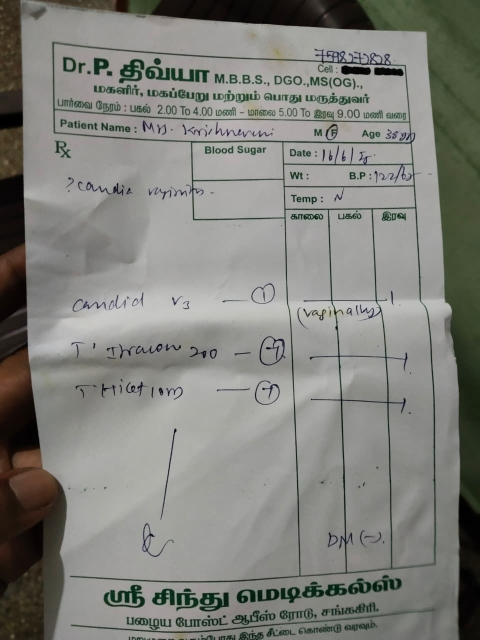
#> input picture uploads/48301a58-c3ef-4eb9-accf-9a5237ebcb71.jpg, 960 x 1280 px (shown at 1/2 size)
$ python -i image_forensics.py   (imports and definitions only)
#> lines starting #> are read from the running program, lines starting #| are printed output that depends on the picture; after the words box and inside, x2 and y2 are one past the last pixel; in counts of white or black regions, pixels touching at a corner belong together
"""
Image forensics utilities for detecting fake prescriptions.
"""
import cv2
import numpy as np
import os
from PIL import Image
import io
from typing import Tuple, Dict, List, Any

def check_image_metadata(image_path: str) -> Dict[str, Any]:
    """
    Analyze image metadata for signs of tampering or editing.

    Args:
        image_path: Path to the image file

    Returns:
        Dictionary with metadata analysis results
    """
    result = {
        'metadata_present': False,
        'edited': False,
        'editing_software': None,
        'creation_date': None,
        'modification_date': None,
        'suspicious_flags': []
    }

    try:
        # Use PIL to extract metadata
        img = Image.open(image_path)
#> img is the input picture: PIL image 960x1280 RGB; mean R, G, B 129.2, 129.6, 124.4
        exif_data = img._getexif()

        if exif_data:
            result['metadata_present'] = True

            # Check for editing software
            if 305 in exif_data:  # Software tag
                result['editing_software'] = exif_data[305]
                if any(editor in exif_data[305] for editor in ['photoshop', 'gimp', 'paint', 'editor']):
                    result['edited'] = True
                    result['suspicious_flags'].append(f"Edited with {exif_data[305]}")

            # Check creation date
            if 36867 in exif_data:  # DateTimeOriginal tag
                result['creation_date'] = exif_data[36867]

            # Check modification date
            if 306 in exif_data:  # DateTime tag
                result['modification_date'] = exif_data[306]

                # If modification date is significantly different from creation date
                if result['creation_date'] and result['modification_date'] != result['creation_date']:
                    result['suspicious_flags'].append("Creation and modification dates differ")
        else:
            result['suspicious_flags'].append("No metadata found - possible sign of metadata removal")

    except Exception as e:
        result['suspicious_flags'].append(f"Error analyzing metadata: {str(e)}")

    return result

def detect_copy_paste_artifacts(image_path: str) -> Dict[str, Any]:
    """
    Detect potential copy-paste artifacts that might indicate tampering.

    Args:
        image_path: Path to the image file

    Returns:
        Dictionary with copy-paste detection results
    """
    result = {
        'artifacts_detected': False,
        'confidence': 0,
        'regions': [],
        'suspicious_flags': []
    }

    try:
        # Read image
        img = cv2.imread(image_path)
#> img: shape (1280, 960, 3)
        if img is None:
            result['suspicious_flags'].append("Unable to read image")
            return result

        # Convert to grayscale
        gray = cv2.cvtColor(img, cv2.COLOR_BGR2GRAY)

        # Apply ELA (Error Level Analysis)
        temp_filename = "temp_ela.jpg"
        cv2.imwrite(temp_filename, img, [cv2.IMWRITE_JPEG_QUALITY, 90])

        # Read the compressed image
        compressed = cv2.imread(temp_filename)
        os.remove(temp_filename)

        if compressed is None:
            result['suspicious_flags'].append("Error in ELA analysis")
            return result

        # Calculate the difference
        diff = cv2.absdiff(img, compressed)
        mask = cv2.cvtColor(diff, cv2.COLOR_BGR2GRAY)
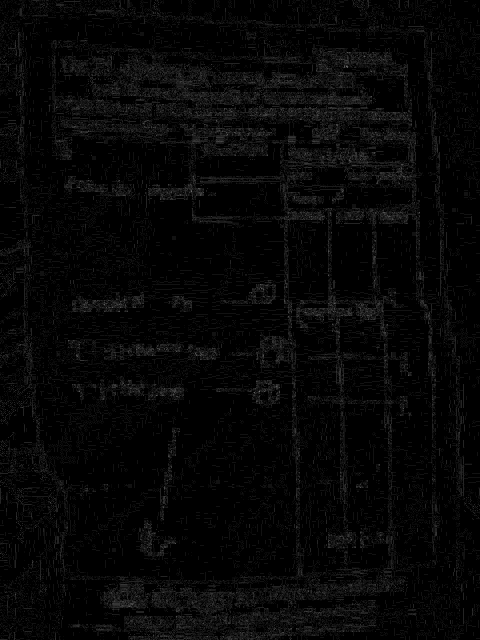
#> mask: shape (1280, 960) (shown at 1/2 size); min 0, max 7, mean 0.182; drawn with min black and max white

        # Threshold the mask
        _, thresh = cv2.threshold(mask, 20, 255, cv2.THRESH_BINARY)
#> thresh: shape (1280, 960); every value is 0

        # Find contours in the thresholded image
        contours, _ = cv2.findContours(thresh, cv2.RETR_EXTERNAL, cv2.CHAIN_APPROX_SIMPLE)
#> contours = []

        # Filter contours based on size
        significant_contours = [c for c in contours if cv2.contourArea(c) > 100]
#> significant_contours = []

        if len(significant_contours) > 0:
            result['artifacts_detected'] = True
            result['confidence'] = min(100, len(significant_contours) * 10)

            for i, contour in enumerate(significant_contours[:5]):  # Limit to top 5 regions
                x, y, w, h = cv2.boundingRect(contour)
                result['regions'].append({
                    'x': int(x),
                    'y': int(y),
                    'width': int(w),
                    'height': int(h)
                })

            if len(significant_contours) > 3:
                result['suspicious_flags'].append(f"Multiple editing artifacts detected ({len(significant_contours)})")

    except Exception as e:
        result['suspicious_flags'].append(f"Error in artifact detection: {str(e)}")

    return result

def check_font_consistency(image_path: str) -> Dict[str, Any]:
    """
    Check for font consistency within the prescription.
    Inconsistent fonts may indicate tampering.

    Args:
        image_path: Path to the image file

    Returns:
        Dictionary with font consistency check results
    """
    result = {
        'consistent_fonts': True,
        'confidence': 0,
        'suspicious_flags': []
    }

    try:
        # Read image
        img = cv2.imread(image_path)
        gray = cv2.cvtColor(img, cv2.COLOR_BGR2GRAY)

        # Apply adaptive thresholding
        thresh = cv2.adaptiveThreshold(gray, 255, cv2.ADAPTIVE_THRESH_GAUSSIAN_C,
                                     cv2.THRESH_BINARY_INV, 11, 2)
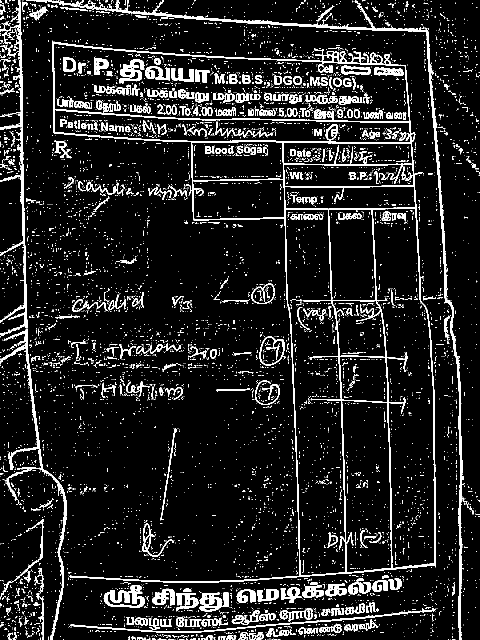
#> thresh: shape (1280, 960) (shown at 1/2 size); 10.4% white; 7691 white regions (7235 under 20 px), largest, box (x1, y1, x2, y2) and area: (104, 82, 872, 1165) 25107, (95, 0, 938, 1280) 9766, (0, 657, 134, 1280) 4416

        # Find text regions using connected components
        num_labels, labels, stats, centroids = cv2.connectedComponentsWithStats(thresh, connectivity=8)
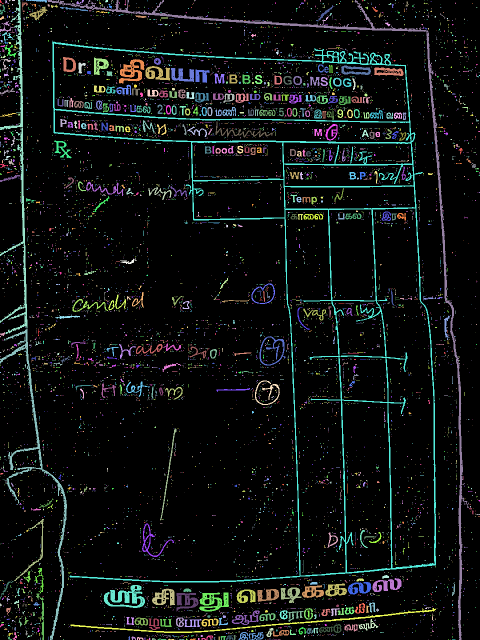
#> labels: shape (1280, 960) int32 (shown at 1/2 size); 7692 distinct labels, from 0 to 7691; one colour per label, 0 black
#> num_labels = 7692; centroids = 7692 pairs, first value 0 to 959, second value 0 to 1279

        # Filter out small components (noise)
        min_area = 20
        text_stats = [stat for stat in stats[1:] if stat[4] > min_area]  # stat[4] is the area
#> text_stats = 444 items, first 6: [0, 0, 8, 8, 21], [10, 0, 8, 8, 22], [0, 0, 55, 668, 4252], [52, 0, 42, 5, 111], [95, 0, 843, 1280, 9766], [153, 0, 15, 9, 56]

        if len(text_stats) < 5:
            result['suspicious_flags'].append("Too few text regions found for analysis")
            return result

        # Analyze height distribution of text components
        heights = [stat[3] for stat in text_stats]  # stat[3] is the height
#> heights = 444 values, max 1280 at index 4, min 1 at index 248, mean 24.11

        # Calculate statistics
        mean_height = np.mean(heights)
#> mean_height = 24.11
        std_height = np.std(heights)
#> std_height = 89.82

        # Coefficient of variation (CV) - higher values indicate more variability
        cv_height = std_height / mean_height if mean_height > 0 else 0
#> cv_height = 3.73

        # Determine consistency based on CV
        # Typical CV for consistent fonts is below 0.3
        if cv_height > 0.4:
            result['consistent_fonts'] = False
            result['suspicious_flags'].append(f"Inconsistent font sizes detected (CV: {cv_height:.2f})")

        result['confidence'] = int(100 * (1 - min(1, cv_height / 0.5)))

    except Exception as e:
        result['suspicious_flags'].append(f"Error in font consistency check: {str(e)}")

    return result

def verify_prescription_signature(image_path: str) -> Dict[str, Any]:
    """
    Attempt to verify if a prescription has a valid signature.

    Args:
        image_path: Path to the image file

    Returns:
        Dictionary with signature verification results
    """
    result = {
        'signature_detected': False,
        'confidence': 0,
        'location': None,
        'suspicious_flags': []
    }

    try:
        # Read image
        img = cv2.imread(image_path)
        gray = cv2.cvtColor(img, cv2.COLOR_BGR2GRAY)

        # Apply thresholding
        _, thresh = cv2.threshold(gray, 150, 255, cv2.THRESH_BINARY_INV)
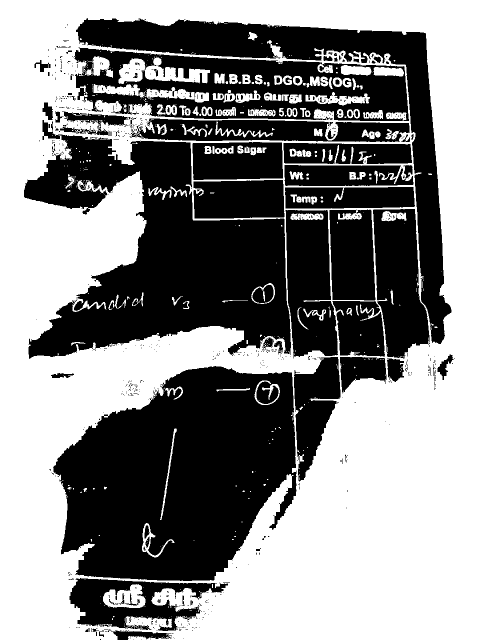
#> thresh: shape (1280, 960) (shown at 1/2 size); 52.9% white; 779 black regions (681 under 20 px)

        # Find contours
        contours, _ = cv2.findContours(thresh, cv2.RETR_EXTERNAL, cv2.CHAIN_APPROX_SIMPLE)
#> contours = 13 contours, 12 with area under 20; largest, box (x1, y1, x2, y2) and area: (0, 0, 960, 1280) 1225080

        # Filter contours by size and shape
        potential_signatures = []
        height, width = img.shape[:2]
#> height = 1280; width = 960

        for contour in contours:
            x, y, w, h = cv2.boundingRect(contour)
            aspect_ratio = w / float(h) if h > 0 else 0
            area = cv2.contourArea(contour)
            hull_area = cv2.contourArea(cv2.convexHull(contour))
            solidity = area / hull_area if hull_area > 0 else 0

            # Typical signatures have specific characteristics
            if (0.2 < aspect_ratio < 5 and  # Not too narrow or wide
                area > 500 and  # Not too small
                area < (width * height * 0.1) and  # Not too large
                solidity < 0.8 and  # Not too solid (signatures are usually not solid shapes)
                y > height / 2):  # Usually in the bottom half of the prescription

                potential_signatures.append((contour, area, x, y, w, h))
#> this loop made 13 passes
#> (x, y, w, h, aspect_ratio, area, hull_area, solidity) on pass 13: (0, 0, 960, 1280, 0.75, 1225080.5, 1226561, 0.999)
#> after the loop, potential_signatures = []

        if potential_signatures:
            # Sort by area (largest first)
            potential_signatures.sort(key=lambda x: x[1], reverse=True)

            # Get the largest potential signature
            _, _, x, y, w, h = potential_signatures[0]

            result['signature_detected'] = True
            result['location'] = {'x': int(x), 'y': int(y), 'width': int(w), 'height': int(h)}

            # Calculate confidence based on location and other factors
            # Bottom right is typical for signatures
            bottom_right_score = min(100, int(y / height * 100))  # Higher y is better

            # Size should be reasonable
            size_score = min(100, int((w * h) / (width * height * 0.05) * 100))

            # Calculate overall confidence
            result['confidence'] = min(100, int((bottom_right_score + size_score) / 2))

            if result['confidence'] < 50:
                result['suspicious_flags'].append("Signature detected but in unusual location or size")

        else:
            result['suspicious_flags'].append("No signature detected")

    except Exception as e:
        result['suspicious_flags'].append(f"Error in signature verification: {str(e)}")

    return result

def analyze_image_forensics(image_path: str) -> Dict[str, Any]:
    """
    Run comprehensive image forensics analysis on a prescription image.

    Args:
        image_path: Path to the image file

    Returns:
        Dictionary with all forensics analysis results
    """
    results = {
        'metadata': check_image_metadata(image_path),
        'copy_paste': detect_copy_paste_artifacts(image_path),
        'font_consistency': check_font_consistency(image_path),
        'signature': verify_prescription_signature(image_path),
        'is_suspicious': False,
        'confidence': 0,
        'suspicious_flags': []
    }

    # Collect all suspicious flags
    for key in ['metadata', 'copy_paste', 'font_consistency', 'signature']:
        if key in results and 'suspicious_flags' in results[key]:
            results['suspicious_flags'].extend(results[key]['suspicious_flags'])

    # Determine overall suspiciousness
    suspicion_factors = [
        results['metadata']['edited'],
        results['copy_paste']['artifacts_detected'],
        not results['font_consistency']['consistent_fonts'],
        not results['signature']['signature_detected']
    ]
#> suspicion_factors = [False, False, True, True]

    results['is_suspicious'] = any(suspicion_factors)

    # Calculate overall confidence
    confidence_factors = [
        100 if not results['metadata']['edited'] else 0,
        100 - results['copy_paste']['confidence'],
        results['font_consistency']['confidence'],
        results['signature']['confidence'] if results['signature']['signature_detected'] else 0
    ]
#> confidence_factors = [100, 100, 0, 0]

    # Average of valid confidence factors
    valid_factors = [f for f in confidence_factors if f > 0]
#> valid_factors = [100, 100]
    results['confidence'] = int(sum(valid_factors) / len(valid_factors)) if valid_factors else 0

    return results

>>> result = analyze_image_forensics('../uploads/48301a58-c3ef-4eb9-accf-9a5237ebcb71.jpg')
#> result = 7 items
